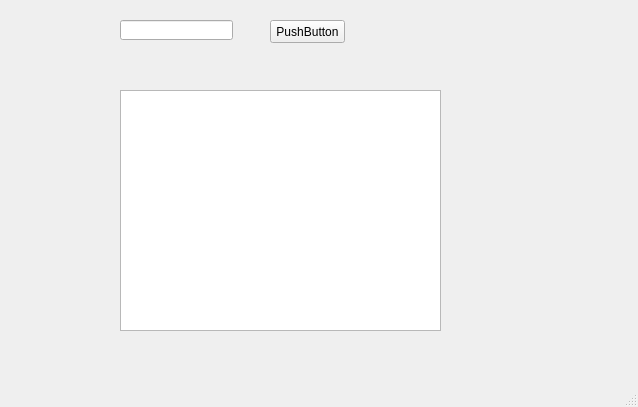
<?xml version="1.0" encoding="UTF-8"?>
<ui version="4.0">
 <class>MainWindow</class>
 <widget class="QMainWindow" name="MainWindow">
  <property name="geometry">
   <rect>
    <x>0</x>
    <y>0</y>
    <width>638</width>
    <height>407</height>
   </rect>
  </property>
  <property name="windowTitle">
   <string>MainWindow</string>
  </property>
  <widget class="QWidget" name="centralwidget">
   <widget class="QLineEdit" name="lineEdit">
    <property name="geometry">
     <rect>
      <x>120</x>
      <y>20</y>
      <width>113</width>
      <height>20</height>
     </rect>
    </property>
   </widget>
   <widget class="QPushButton" name="pushButton">
    <property name="geometry">
     <rect>
      <x>270</x>
      <y>20</y>
      <width>75</width>
      <height>23</height>
     </rect>
    </property>
    <property name="text">
     <string>PushButton</string>
    </property>
   </widget>
   <widget class="QTextEdit" name="textEdit">
    <property name="geometry">
     <rect>
      <x>120</x>
      <y>90</y>
      <width>321</width>
      <height>241</height>
     </rect>
    </property>
   </widget>
  </widget>
  <widget class="QMenuBar" name="menubar">
   <property name="geometry">
    <rect>
     <x>0</x>
     <y>0</y>
     <width>638</width>
     <height>21</height>
    </rect>
   </property>
  </widget>
  <widget class="QStatusBar" name="statusbar"/>
 </widget>
 <resources/>
 <connections/>
</ui>
